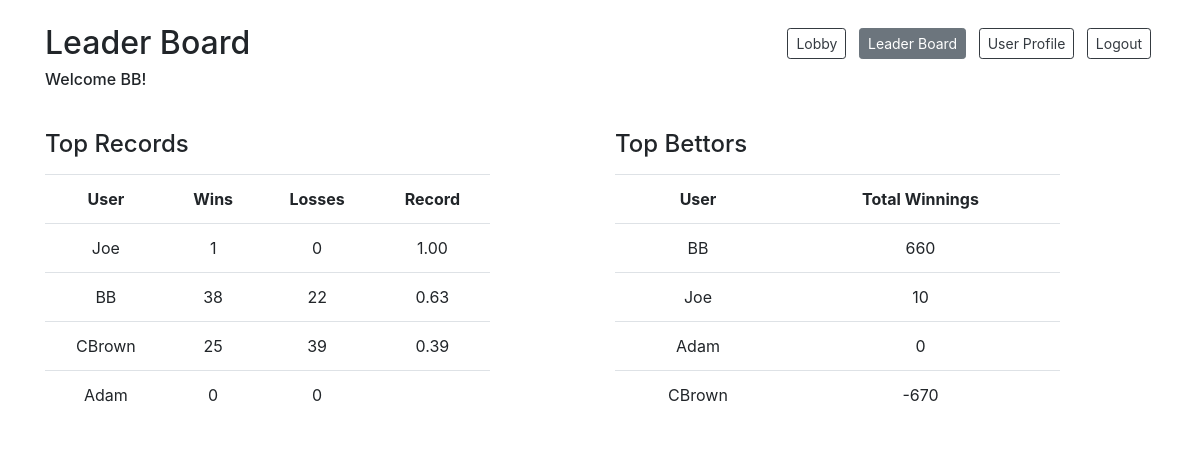
The app's page /leaderboard (signed in), older data.
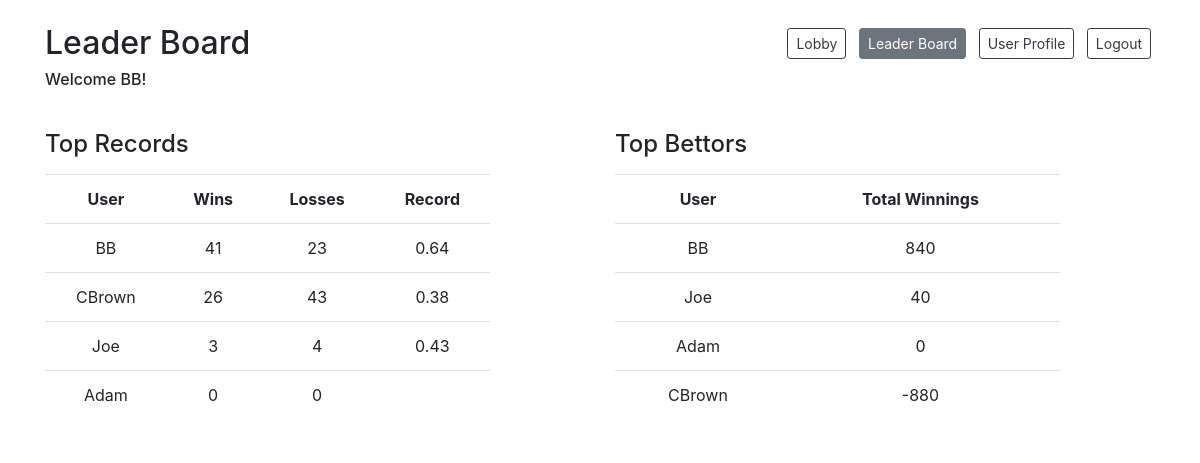
The same page, newer data.
### models.py (models this page shows)
class User(db.Model):
    __tablename__ = "users"
    id = db.Column(db.Integer, primary_key=True)
    user_name = db.Column(db.String(255))
    email = db.Column(db.String(255))
    password = db.Column(db.String(255))
    balance = db.Column(db.Integer)
    photo = db.Column(db.BLOB)
    wins = db.Column(db.Integer)
    losses = db.Column(db.Integer)
    current_game_id = db.Column(db.Integer, db.ForeignKey("games.id"), nullable=True)  # is null if not currently in a game
    current_game = db.relationship("Game", foreign_keys=[current_game_id], backref="game_users")
    created_at = db.Column(db.DateTime, server_default=func.now())
    updated_at = db.Column(db.DateTime, server_default=func.now(), onupdate=func.now())

### controller.py (the view)
def leaderboard():
    if 'user_id' in session:
        user = getUser(session['user_id'])
    records = getTopWinLossRecords(10)
    bettors = getTopBettors(10)
    return render_template('leaderboard.html', user = user, records = records, bettors = bettors, starting_balance=starting_balance)

### utilities.py (called while the page is built)
def getUser(user_id):
    user = User.query.get(user_id)
    return user

def getTopWinLossRecords(num_of_players):
    topWLRecords = User.query.order_by((User.wins / (User.losses + User.wins)).desc()).limit(10)
    return topWLRecords

def getTopBettors(num_of_players):
    topBettors = User.query.order_by(User.balance.desc()).limit(10)
    return topBettors

### templates/leaderboard.html (shortened to what this page needs)
<!DOCTYPE html>
<html lang="en">
<head>
    <link href="https://stackpath.bootstrapcdn.com/bootstrap/4.4.1/css/bootstrap.min.css" rel="stylesheet">
    <script src="https://cdnjs.cloudflare.com/ajax/libs/socket.io/1.7.3/socket.io.min.js"></script></head>
</head>
<body>
    <div class="container bg-white">
        <div class="row justify-content-between mt-4 mb-2">
            <div class="col-auto">
                <h2>Leader Board</h2>
                <h6>Welcome {{user.user_name}}!</h6>
            </div>
            <div class="col-auto">
                <a href="/lobby" class="col-auto btn btn-outline-dark btn-sm mx-1 mt-1 mb-3">Lobby</a>
                <a href="#" class="inactive col-auto btn btn-secondary btn-sm mx-1 mt-1 mb-3">Leader Board</a>
                <a href="/user-profile" class="col-auto btn btn-outline-dark btn-sm mx-1 mt-1 mb-3">User Profile</a>
                <a href="/logout-action" class="col-auto btn btn-outline-dark btn-sm mx-1 mt-1 mb-3">Logout</a>
            </div>
        </div>
        <div class="row pt-4">
            <div class="col-5">
                <h4 class="pb-2">Top Records</h4>
                {% if records %}
                    <table class="table table-fixed text-center table-hover">
                        <tr scope="row">
                            <th>User</th>
                            <th>Wins</th>
                            <th>Losses</th>
                            <th>Record</th>
                        </tr>
                    {% for record in records %}
                        <tr scope="row">
                            <td>{{record.user_name}}</td>
                            <td>{{record.wins}}</td>
                            <td>{{record.losses}}</td>
                            <td>{%if record.wins or record.losses %}{{'%0.2f'| format(record.wins/(record.wins+record.losses))}}{%endif%}</td>
                        </tr>
                    {% endfor %}
                    </table>
                {% else %}
                    <h6>No games</h6>
                {% endif %}
            </div>
            <div class="col-1"></div>
            <div class="col-5">
                <h4 class="pb-2">Top Bettors</h4>
                {% if bettors %}
                    <table class="table table-fixed text-center table-hover">
                        <tr scope="row">
                            <th>User</th>
                            <th>Total Winnings</th>
                        </tr>
                    {% for bettor in bettors %}
                        <tr scope="row">
                            <td>{{bettor.user_name}}</td>
                            <td>{{bettor.balance - starting_balance}}</td>
                        </tr>
                    {% endfor %}
                    </table>
                {% else %}
                    <h6>No bettors</h6>
                {% endif %}
            </div>
        </div>
    </div>
</body>
</html>

Row changes from the older to the newer data that the page shows:
changed User "BB": wins "38" → "41"; losses "22" → "23"; record.wins/(record.wins+record.losses) "0.63" → "0.64"; bettor.balance-starting_balance "660" → "840"
changed User "CBrown": wins "25" → "26"; losses "39" → "43"; record.wins/(record.wins+record.losses) "0.39" → "0.38"; bettor.balance-starting_balance "-670" → "-880"
changed User "Joe": wins "1" → "3"; losses "0" → "4"; record.wins/(record.wins+record.losses) "1.00" → "0.43"; bettor.balance-starting_balance "10" → "40"; moves down the list
